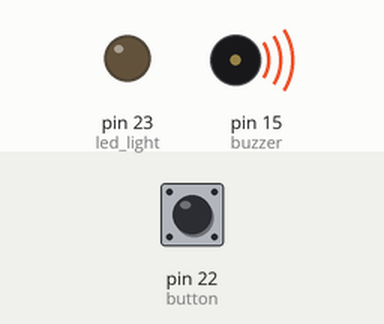
A sketch run on a simulated Arduino Mega 2560, built with avr-gcc and run on an emulated ATmega2560. Shown: output pins drawn as LEDs (lit = HIGH), buzzer (waves = sounding, pin HIGH). Inputs (shaded band) come from the test bench; at power-on: pin 22 (button) HIGH.

Above: at 1.2 s.
1.3 s: pin 22 (button) pulled LOW for 3.2 s
At 5.6 s:
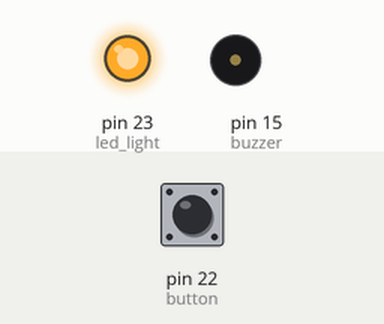
6.0 s: pin 22 (button) pulled LOW for 0.15 s
At 6.9 s:
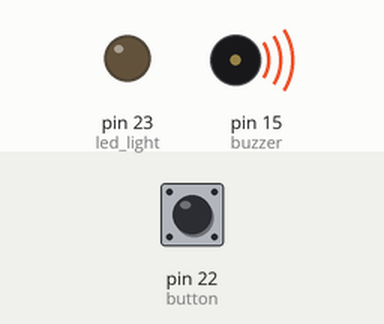
Timing chart, 0 to 9.0 s (numbered marks = the images above; inputs shaded):
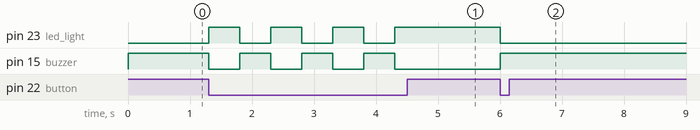

Measured:
- after the input at 1.3 s, pin 23 (led_light): alternates HIGH for 0.50 s and LOW for 0.50 s, 7 changes in all, then stays HIGH, starting at once; pin 15 (buzzer): alternates HIGH for 0.50 s and LOW for 0.50 s, 7 changes in all, then stays LOW, starting at once
- after the input at 6.0 s, pin 23 (led_light): HIGH → LOW at once; pin 15 (buzzer): LOW → HIGH at once

The sketch:

6_Control_Buzzer_and_LED_with_Button.ino
```cpp
/*
Prof. Nehmiya Shikur
EGR-226: Digital Sys and Computer ORG

program: 6
Task: The button connected to pin 22 turns the buzzer connected to pin 15 and the led_light connected to pin 23 ON and OFF.
Things to Note: Unlike the previous programs I have declared a function called buzzer_with_button() that will be executed inside loop()
*/

int led_light = 23;
int button = 22;
int buzzer = 15;
bool is_on = false;                         // A condition controlling variable that helps us track the current state of the buzzer (whether it is beeping or not)

void setup() {
  pinMode(buzzer, OUTPUT);
  digitalWrite(buzzer, HIGH);               // This makes sure the buzzer doesn't go off during setup
  pinMode(button, INPUT_PULLUP);
  pinMode(led_light, OUTPUT);
}

void loop() {
  buzzer_with_button();                   // Executes(calls) the function declared below
}

void buzzer_with_button()
{
  if(digitalRead(button) == LOW)          // Checks if the button is pressed (LOW = pressed when using INPUT_PULLUP)
  {
    if(is_on == false)                    // If the buzzer is currently OFF...
    {
      digitalWrite(buzzer, LOW);          // Turns ON the buzzer
      is_on = true;                       // Remembers that the buzzer is now ON
      digitalWrite(led_light, HIGH);      // Turns ON the led_light
      delay(500);
    }
    else if(is_on == true)               // If the buzzer is currently ON ...
    {
      digitalWrite(buzzer, HIGH);        // Turns off the buzzer
      is_on = false;
      digitalWrite(led_light, LOW);
      delay(500);
    }
  }
}
```
